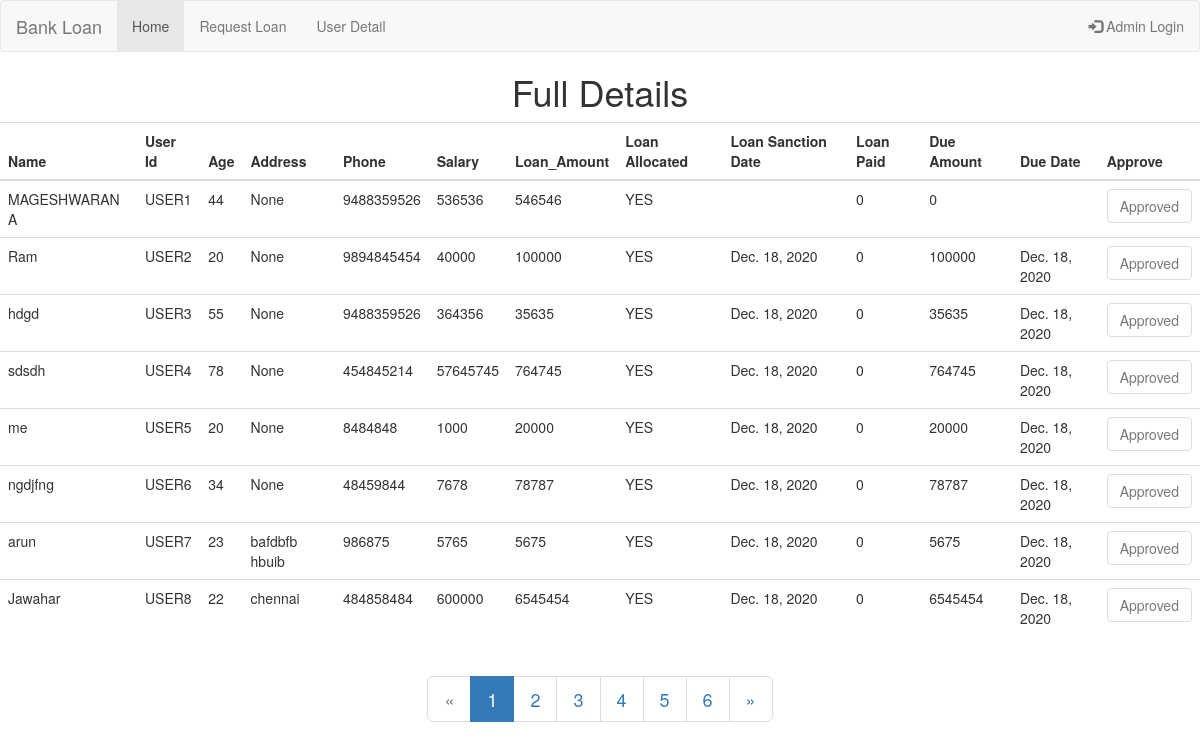
The page /full_details/ on the database its author committed.
### details/models.py (models this page shows)
class LoanDetails(models.Model):
    name = models.CharField(max_length=50)
    age = models.IntegerField(null=True)
    address = models.TextField(null=True)
    phone = models.IntegerField(null=True)
    email = models.CharField(max_length=60, null=True)
    salary = models.IntegerField(default=0)
    loan_amount = models.IntegerField(default=0)
    is_allocated = models.BooleanField(default=False)
    loan_sanction_date = models.DateField(null=True)
    loan_paid = models.IntegerField(default=0)
    due_amount = models.IntegerField(default=0)
    due_date = models.DateField(null=True)
    unique = models.CharField(max_length=50, null=True)
    profile = models.ImageField(null=True)
    class Meta:
        db_table = "loan_details"

### details/views.py (the view)
# urls.py: path('full_details/', views.full_details, name='full_details'),
def full_details(request):
    loan = LoanDetails.objects.all()
    page = request.GET.get('page', 1)
    paginator = Paginator(loan, 8)
    try:
        loan_data = paginator.page(page)
    except PageNotAnInteger:
        loan_data = paginator.page(1)
    except EmptyPage:
        loan_data = paginator.page(paginator.num_pages)
    return render(request, 'full_details.html', {'d': loan_data})

### details/templates/full_details.html
{% extends 'index.html' %}
{% block content %}
    <h1 class="text-center">Full Details</h1>
        <table class="table">
            <tbody>
                <thead>
                  <tr>
                    <th>Name</th>
                    <th>User Id</th>
                    <th>Age</th>
                    <th>Address</th>
                    <th>Phone</th>
                    <th>Salary</th>
                    <th>Loan_Amount</th>
                    <th>Loan Allocated</th>
                    <th>Loan Sanction Date</th>
                    <th>Loan Paid</th>
                    <th>Due Amount</th>
                    <th>Due Date</th>
                    <th>Approve</th>
                  </tr>
                </thead>
                {% for i in d %}
                  <tr>
                    <td>{{ i.name }}</td>
                    <td>{{ i.unique }}</td>
                    <td>{{ i.age }}</td>
                    <td>{{ i.address }}</td>
                    <td>{{ i.phone }}</td>
                    <td>{{ i.salary }}</td>
                    <td>{{ i.loan_amount }}</td>
                    <td>
                        {% if i.is_allocated == True %}
                            YES
                        {% else %}
                            NO
                        {% endif %}
                    </td>
                    <td>
                        {% if i.loan_sanction_date == None %}
                        {% else %}
                            {{ i.due_date }}
                        {% endif %}
                    </td>
                    <td>{{ i.loan_paid }}</td>
                    <td>{{ i.due_amount }}</td>
                    <td>
                        {% if i.due_date == None %}
                        {% else %}
                            {{ i.due_date }}
                        {% endif %}
                    </td>
                    <td>
                        {% if i.is_allocated == True %}
                            <button type="submit" class="btn btn-default disabled">Approved</button>
                        {% else %}
                            <a href="{% url 'approve' i.id %}"><button class="btn btn-success">Approve</button></a>
                        {% endif %}
                    </td>
                  </tr>
                {% endfor %}
            </tbody>
          </table>
    <div class="text-center">
        {% if d.has_other_pages %}
          <ul class="pagination pagination-lg">
            {% if d.has_previous %}
              <li><a href="?page={{ d.previous_page_number }}">&laquo;</a></li>
            {% else %}
              <li class="disabled"><span>&laquo;</span></li>
            {% endif %}
            {% for i in d.paginator.page_range %}
              {% if d.number == i %}
                <li class="active"><span>{{ i }} <span class="sr-only">(current)</span></span></li>
              {% else %}
                <li><a href="?page={{ i }}">{{ i }}</a></li>
              {% endif %}
            {% endfor %}
            {% if d.has_next %}
              <li><a href="?page={{ d.next_page_number }}">&raquo;</a></li>
            {% else %}
              <li class="disabled"><span>&raquo;</span></li>
            {% endif %}
          </ul>
        {% endif %}
    </div>
{% endblock %}

### rows shown on the page
LoanDetails: name "MAGESHWARAN A", unique "USER1", age "44", address "None", phone "9488359526", salary "536536", loan_amount "546546", is_allocated "YES", loan_paid "0", due_amount "0"
LoanDetails: name "Ram", unique "USER2", age "20", address "None", phone "9894845454", salary "40000", loan_amount "100000", is_allocated "YES", due_date "Dec. 18, 2020", loan_paid "0", due_amount "100000"
LoanDetails: name "hdgd", unique "USER3", age "55", address "None", phone "9488359526", salary "364356", loan_amount "35635", is_allocated "YES", due_date "Dec. 18, 2020", loan_paid "0", due_amount "35635"
LoanDetails: name "sdsdh", unique "USER4", age "78", address "None", phone "454845214", salary "57645745", loan_amount "764745", is_allocated "YES", due_date "Dec. 18, 2020", loan_paid "0", due_amount "764745"
LoanDetails: name "me", unique "USER5", age "20", address "None", phone "8484848", salary "1000", loan_amount "20000", is_allocated "YES", due_date "Dec. 18, 2020", loan_paid "0", due_amount "20000"
LoanDetails: name "ngdjfng", unique "USER6", age "34", address "None", phone "48459844", salary "7678", loan_amount "78787", is_allocated "YES", due_date "Dec. 18, 2020", loan_paid "0", due_amount "78787"
LoanDetails: name "arun", unique "USER7", age "23", address "bafdbfb hbuib", phone "986875", salary "5765", loan_amount "5675", is_allocated "YES", due_date "Dec. 18, 2020", loan_paid "0", due_amount "5675"
LoanDetails: name "Jawahar", unique "USER8", age "22", address "chennai", phone "484858484", salary "600000", loan_amount "6545454", is_allocated "YES", due_date "Dec. 18, 2020", loan_paid "0", due_amount "6545454"

### other values the page prints
{{ i }} "1"
{{ i }} "2" "3" "4" "5" "6"
